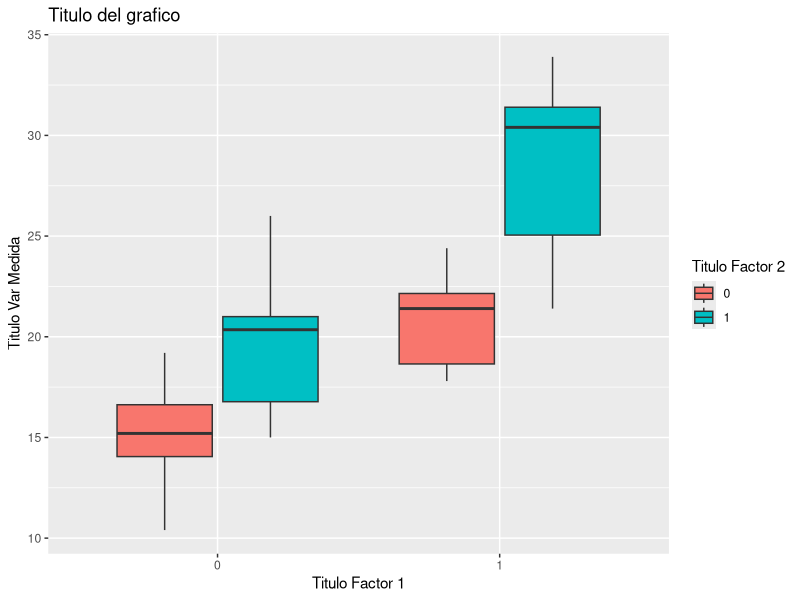
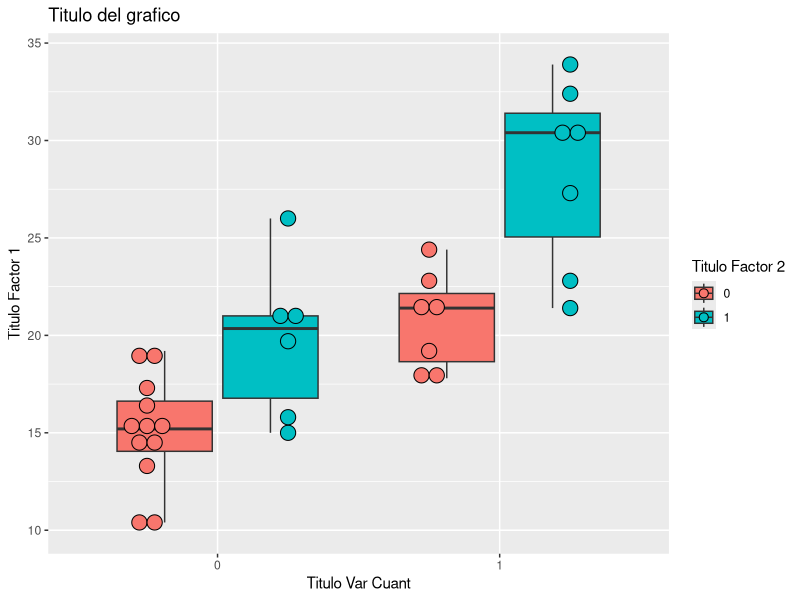

R code for these plots, in order:
# importar datos
datos = mtcars

# leemos un data frame con la primera columna una variable cuantitativa
# la segunda variable el primer factor
# la tercera variable el segundo factor
df = datos[c(1,8,9)]
df[,2] = as.factor(df[,2])
df[,3] = as.factor(df[,3])


library(ggplot2)
# boxplot de dos factores con ggplot2
ggplot(df, aes(x=df[,2], y=df[,1], fill=df[,3])) +
  geom_boxplot() + 
  ggtitle("Titulo del grafico") +
  xlab("Titulo Factor 1") + ylab("Titulo Var Medida")+ labs(fill = "Titulo Factor 2")


library(ggplot2)
# boxplot con los puntos
ggplot(df, aes(x=df[,2], y=df[,1], fill=df[,3])) +
  geom_boxplot() + 
  ggtitle("Titulo del grafico") +
  xlab("Titulo Var Cuant") + ylab("Titulo Factor 1") +
  labs(fill = "Titulo Factor 2") + 
  geom_dotplot(binaxis='y', stackdir='center',
                         position=position_dodge(1))
